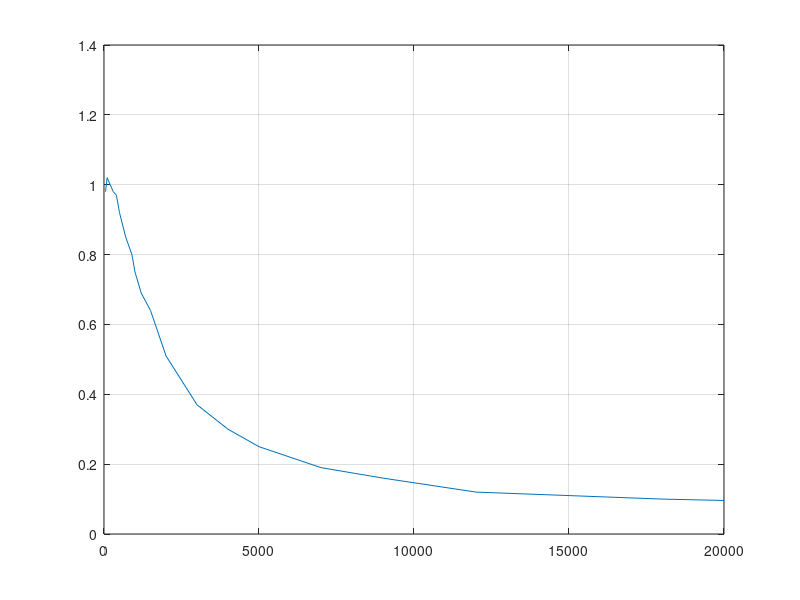

Write MATLAB code to recreate this figure.
f = [50 100 200 300 400 500 700 900 1000 1200 1500 2000 3000 4000 5000 7000 9000 12000 15000 18000 20000];
amp= [0.98 1.02 1 0.98 0.97 0.92 0.85 0.8 0.75 0.69 0.64 0.51 0.37 0.3 0.25 0.19 0.16 0.12 0.11 0.1 0.096];
plot(f,amp);
grid on;